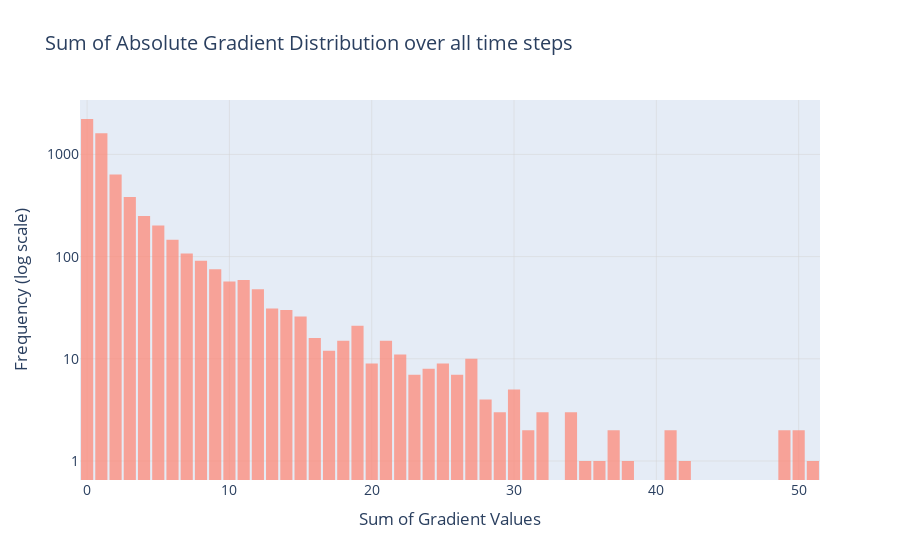

The code cell stored with this chart in its notebook:
### Code cell
import pandas as pd
import plotly.express as px

# Read the CSV file and drop the first unnamed column
df = pd.read_csv("Gradient dataframe.csv")
df = df.drop(columns=['Unnamed: 0'])

# Take absolute values
df = df.abs()

# Calculate the sum of absolute values across rows
df_sum = df.sum(axis=1)

# Create a histogram using Plotly Express
fig = px.histogram(
    df_sum,  # Provide the data array directly as the argument
    nbins=100,  # Number of bins
    opacity=0.7,  # Set opacity for transparency
    title='Sum of Absolute Gradient Distribution over all time steps',  # Set title
    labels={'count': 'Frequency', 'value': 'Sum of Gradient Values'},  # Customize labels
    log_y=True,  # Use log scale on y-axis
    color_discrete_sequence=['rgb(255, 132, 113)']  # Custom red-orange color
)

# Customize y-axis ticks and labels
fig.update_yaxes(
    tickvals=[1, 10, 100, 1000, 10000],  # Specify the values for ticks
    ticktext=['1', '10', '100', '1000', '10000'],  # Specify the labels for ticks
)

# Customize layout
fig.update_layout(
    showlegend=False,  # Remove legend
    xaxis_title='Sum of Gradient Values',  # X-axis label
    yaxis_title='Frequency (log scale)',  # Y-axis label
    bargap=0.1,  # Set gap between bars
    bargroupgap=0.05,  # Set gap between groups of bars
    font=dict(size=14),  # Set font size
    xaxis=dict(showgrid=True, gridwidth=0.5, gridcolor='lightgrey'),  # Customize x-axis grid
    yaxis=dict(type='log', gridwidth=0.5, gridcolor='lightgrey')  # Customize y-axis with log scale
)

# Show the plot
fig.show()

### Figure 1 — Plotly figure (JSON) as saved in the notebook; plotly's stock layout.template omitted (floating-point values rounded to 4 significant figures; data arrays with more than 128 entries replaced by an {"elided": "..."} marker saying what was removed)
{"data": [{"alignmentgroup": "True", "bingroup": "x", "hovertemplate": "variable=0<br>Sum of Gradient Values=%{x}<br>count=%{y}<extra></extra>", "legendgroup": "0", "marker": {"color": "rgb(255, 132, 113)", "opacity": 0.7, "pattern": {"shape": ""}}, "name": "0", "nbinsx": 100, "offsetgroup": "0", "orientation": "v", "showlegend": true, "type": "histogram", "x": {"elided": "6144 float values"}, "xaxis": "x", "yaxis": "y"}], "layout": {"bargap": 0.1, "bargroupgap": 0.05, "barmode": "relative", "font": {"size": 14}, "legend": {"title": {"text": "variable"}, "tracegroupgap": 0}, "showlegend": false, "title": {"text": "Sum of Absolute Gradient Distribution over all time steps"}, "xaxis": {"anchor": "y", "domain": [0, 1], "gridcolor": "lightgrey", "gridwidth": 0.5, "showgrid": true, "title": {"text": "Sum of Gradient Values"}}, "yaxis": {"anchor": "x", "domain": [0, 1], "gridcolor": "lightgrey", "gridwidth": 0.5, "ticktext": ["1", "10", "100", "1000", "10000"], "tickvals": [1, 10, 100, 1000, 10000], "title": {"text": "Frequency (log scale)"}, "type": "log"}}}
